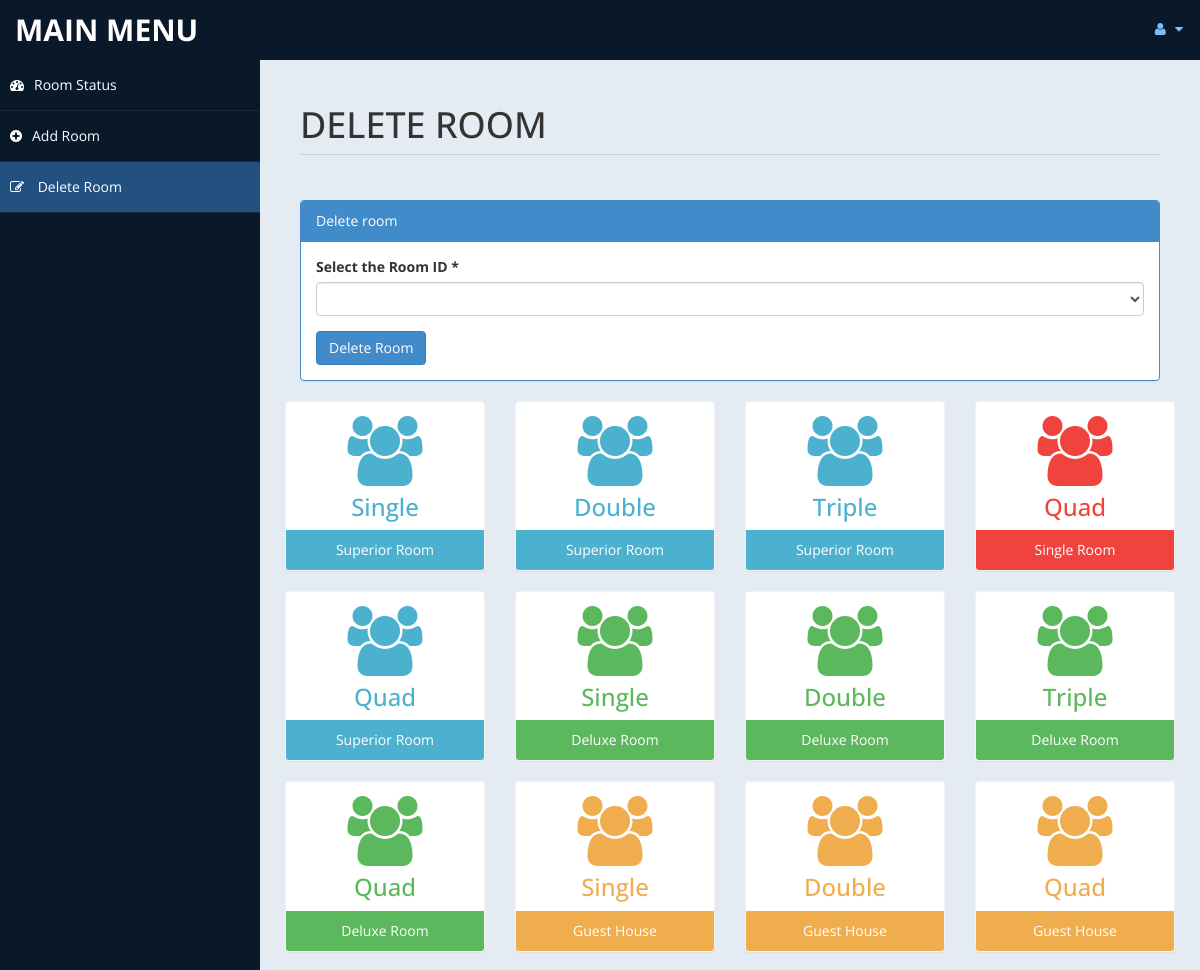
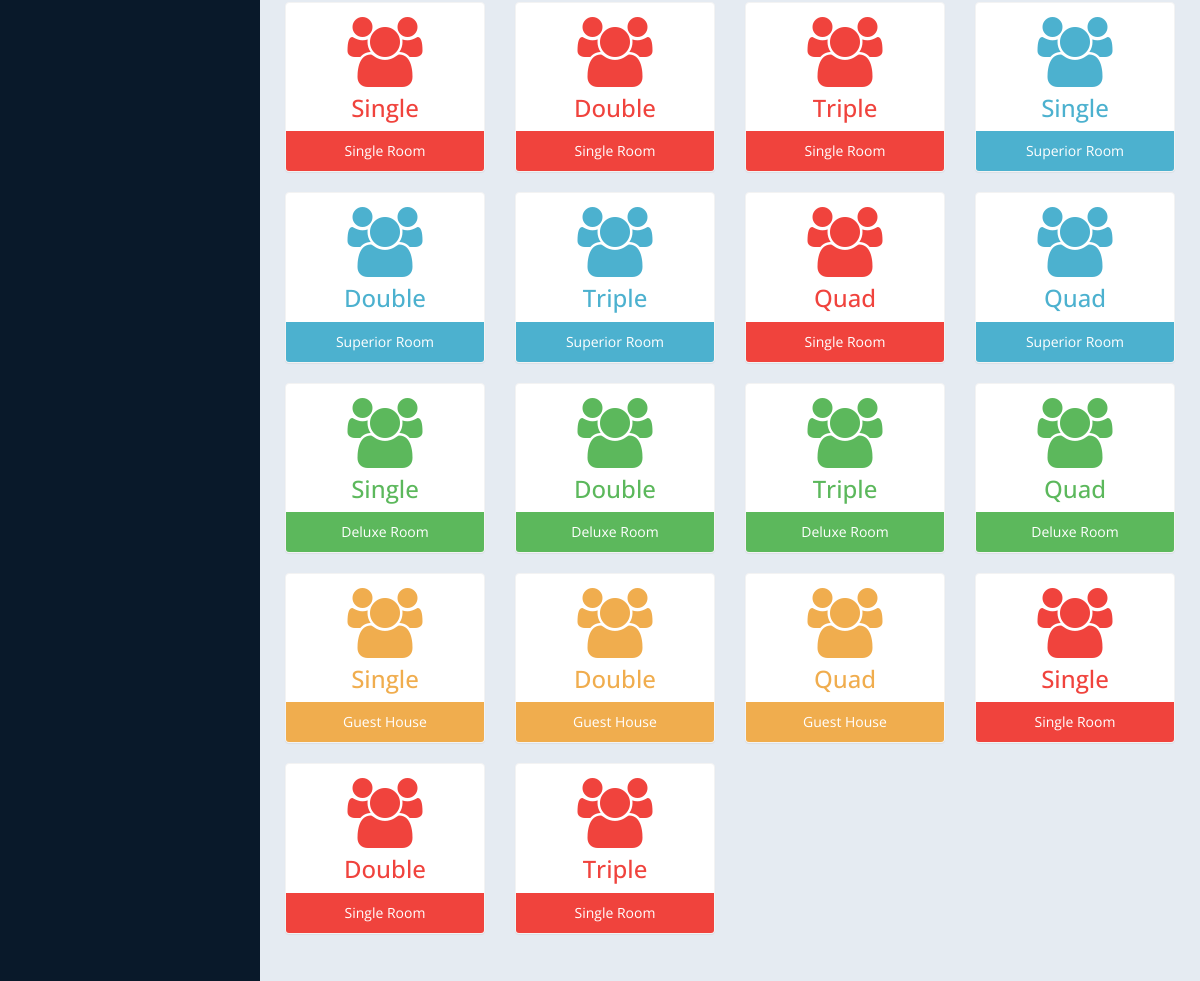
The app's page /admin/roomdel.php (signed in) with its own data (2 pictures, top to bottom).
### tables this page shows
CREATE TABLE IF NOT EXISTS `room` (
  `id` int(10) unsigned NOT NULL,
  `type` varchar(15) DEFAULT NULL,
  `bedding` varchar(10) DEFAULT NULL,
  `place` varchar(10) DEFAULT NULL,
  `cusid` int(11) DEFAULT NULL
);

### admin/roomdel.php (the view, shortened to what this page needs)
<?php
include('db.php');
$rsql ="select id from room";
$rre=mysqli_query($con,$rsql);
?>
<!DOCTYPE html>
<html xmlns="http://www.w3.org/1999/xhtml">
<head>
    <link href="assets/css/bootstrap.css" rel="stylesheet" />
    <link href="assets/css/font-awesome.css" rel="stylesheet" />
    <link href="assets/css/custom-styles.css" rel="stylesheet" />
</head>
<body>
    <div id="wrapper">
        <nav class="navbar navbar-default top-navbar" role="navigation">
            <div class="navbar-header">
                <a class="navbar-brand" href="home.php">MAIN MENU </a>
            </div>
            <ul class="nav navbar-top-links navbar-right">
                <li class="dropdown">
                    <a class="dropdown-toggle" data-toggle="dropdown" href="#" aria-expanded="false">
                        <i class="fa fa-user fa-fw"></i> <i class="fa fa-caret-down"></i>
                    </a>
                </li>
            </ul>
        </nav>
        <nav class="navbar-default navbar-side" role="navigation">
            <div class="sidebar-collapse">
                <ul class="nav" id="main-menu">
                    <li>
                        <a  href="settings.php"><i class="fa fa-dashboard"></i>Room Status</a>
                    </li>
					<li>
                        <a   href="room.php"><i class="fa fa-plus-circle"></i>Add Room</a>
                    </li>
                    <li>
                        <a  class="active-menu" href="roomdel.php"><i class="fa fa-pencil-square-o"></i> Delete Room</a>
                    </li>
            </div>
        </nav>
        <div id="page-wrapper" >
            <div id="page-inner">
			 <div class="row">
                    <div class="col-md-12">
                        <h1 class="page-header">
                           DELETE ROOM <small></small>
                        </h1>
                    </div>
                </div>
            <div class="row">
                <div class="col-md-12 col-sm-12">
                    <div class="panel panel-primary">
                        <div class="panel-heading">
                           Delete room
                        </div>
                        <div class="panel-body">
						<form name="form" method="post">
                            <div class="form-group">
                                            <label>Select the Room ID *</label>
                                            <select name="id"  class="form-control" required>
												<option value selected ></option>
												<?php
												while($rrow=mysqli_fetch_array($rre))
												{
												$value = $rrow['id'];
												 echo '<option value="'.$value.'">'.$value.'</option>';
												}
												?>
                                            </select>
                              </div>
							 <input type="submit" name="del" value="Delete Room" class="btn btn-primary">
							</form>
                        </div>
                    </div>
                </div>
           <?php
						include ('db.php');
						$sql = "select * from room";
						$re = mysqli_query($con,$sql)
				?>
                <div class="row">
				<?php
										while($row= mysqli_fetch_array($re))
										{
												$id = $row['type'];
											if($id == "Superior Room")
											{
												echo"<div class='col-md-3 col-sm-12 col-xs-12'>
													<div class='panel panel-primary text-center no-boder bg-color-blue'>
														<div class='panel-body'>
															<i class='fa fa-users fa-5x'></i>
															<h3>".$row['bedding']."</h3>
														</div>
														<div class='panel-footer back-footer-blue'>
															".$row['type']."
														</div>
													</div>
												</div>";
											}
											else if ($id == "Deluxe Room")
											{
												echo"<div class='col-md-3 col-sm-12 col-xs-12'>
													<div class='panel panel-primary text-center no-boder bg-color-green'>
														<div class='panel-body'>
															<i class='fa fa-users fa-5x'></i>
															<h3>".$row['bedding']."</h3>
														</div>
														<div class='panel-footer back-footer-green'>
															".$row['type']."
														</div>
													</div>
												</div>";
											}
											else if($id =="Guest House")
											{
												echo"<div class='col-md-3 col-sm-12 col-xs-12'>
													<div class='panel panel-primary text-center no-boder bg-color-brown'>
														<div class='panel-body'>
															<i class='fa fa-users fa-5x'></i>
															<h3>".$row['bedding']."</h3>
														</div>
														<div class='panel-footer back-footer-brown'>
															".$row['type']."
														</div>
													</div>
												</div>";
											}
											else if($id =="Single Room")
											{
												echo"<div class='col-md-3 col-sm-12 col-xs-12'>
													<div class='panel panel-primary text-center no-boder bg-color-red'>
														<div class='panel-body'>
															<i class='fa fa-users fa-5x'></i>
															<h3>".$row['bedding']."</h3>
														</div>
														<div class='panel-footer back-footer-red'>
															".$row['type']."
														</div>
													</div>
												</div>";
											}
										}
									?>
                </div>
					</div>
            </div>
        </div>
</body>
</html>

### admin/assets/css/custom-styles.css (style rules this page uses)
body { font-family: 'Open Sans', sans-serif; }
#wrapper { width: 100%; background:#09192A; }
#page-wrapper { padding: 15px 15px; min-height: 600px; background:#E5EBF2; }
#page-inner { width:100%; margin:10px 20px 10px 0px; background-color:transparent; padding:10px; min-height:1200px; }
.text-center { text-align:center; }
.no-boder { border:1px solid #f3f3f3; }
h1, .h1, h2, .h2, h3, .h3 { margin-top: 7px; margin-bottom: -5px; }
.page-header { padding-bottom: 9px; margin: 10px 0 45px; border-bottom: 1px solid #C7D1DD; }
.bg-color-green { background-color: #fff; color: #5cb85c; }
.bg-color-blue { background-color: #fff; color: #4CB1CF }
.bg-color-red { background-color: #fff; color:#F0433D; }
.bg-color-brown { background-color: #fff; color:#f0ad4e; }
.back-footer-green { background-color: #5cb85c; color:#fff; border-top: 0px solid #fff; }
.back-footer-red { background-color: #F0433D; color:#fff; border-top: 0px solid #fff; }
.back-footer-blue { background-color: #4CB1CF; color:#fff; border-top: 0px solid #fff; }
.back-footer-brown { background-color: #f0ad4e; color:#fff; border-top: 0px solid #fff; }
.top-navbar { margin:0px; }
.top-navbar .navbar-brand { color: #fff; width: 260px; text-align: left; height: 60px; font-size: 30px; font-weight: 700; text-transform: uppercase; line-height: 30px; }
.top-navbar .nav > li { position: relative; display: inline-block; }
.top-navbar .nav > li > a { position: relative; display: block; padding: 19px 15px; color: #77C0FD; }
.active-menu { background-color:#225081!important; }
.sidebar-collapse , .sidebar-collapse .nav { background:none; }
.sidebar-collapse .nav { padding:0; }
.sidebar-collapse .nav > li > a { color:#fff; background:transparent; text-shadow:none; }
.sidebar-collapse > .nav > li > a { padding:15px 10px; }
.sidebar-collapse > .nav > li { border-bottom: 1px solid rgba(107, 108, 109, 0.19); }
.navbar-side { border:none; background-color: transparent; }
.top-navbar { background:#09192A; border-bottom:none; }
.top-navbar .nav > li > a > i { margin-right: 2px; }
.navbar-default { border:0px solid black; }
.navbar-header { background: #09192A; }
.nav > li > a > i { margin-right:10px; }
@media (min-width:768px) { #page-wrapper { margin: 0 0 0 260px; padding: 15px 30px; min-height: 1200px; } }
@media (min-width:768px) { .navbar-side { z-index: 1; position: absolute; width: 260px; } }
@media (min-width:768px) { .navbar { border-radius: 0px; } }

### records on screen
room: bedding "Single", type "Superior Room"
room: bedding "Double", type "Superior Room"
room: bedding "Triple", type "Superior Room"
room: bedding "Quad", type "Single Room"
room: bedding "Quad", type "Superior Room"
room: bedding "Single", type "Deluxe Room"
room: bedding "Double", type "Deluxe Room"
room: bedding "Triple", type "Deluxe Room"
room: bedding "Quad", type "Deluxe Room"
room: bedding "Single", type "Guest House"
room: bedding "Double", type "Guest House"
room: bedding "Quad", type "Guest House"
room: bedding "Single", type "Single Room"
room: bedding "Double", type "Single Room"
room: bedding "Triple", type "Single Room"
room: bedding "Single", type "Superior Room"
room: bedding "Double", type "Superior Room"
room: bedding "Triple", type "Superior Room"
room: bedding "Quad", type "Single Room"
room: bedding "Quad", type "Superior Room"
room: bedding "Single", type "Deluxe Room"
room: bedding "Double", type "Deluxe Room"
room: bedding "Triple", type "Deluxe Room"
room: bedding "Quad", type "Deluxe Room"
room: bedding "Single", type "Guest House"
room: bedding "Double", type "Guest House"
room: bedding "Quad", type "Guest House"
room: bedding "Single", type "Single Room"
room: bedding "Double", type "Single Room"
room: bedding "Triple", type "Single Room"
